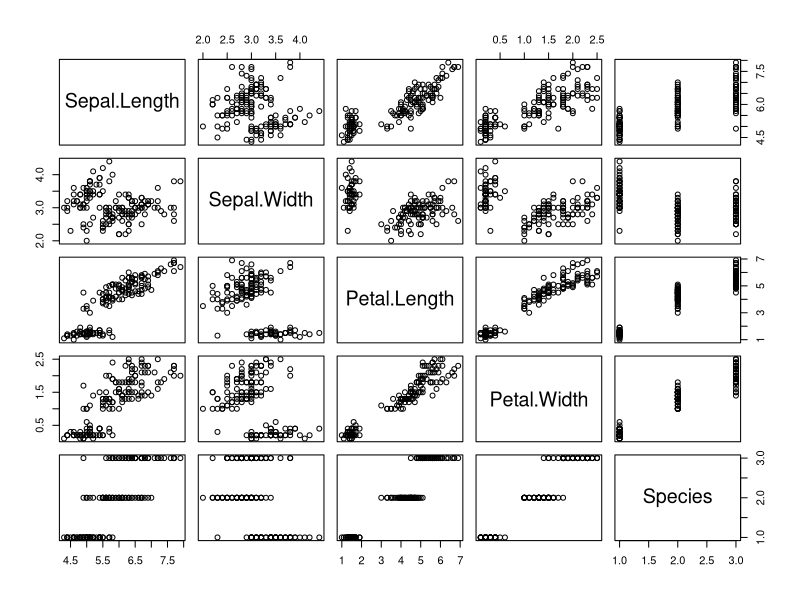
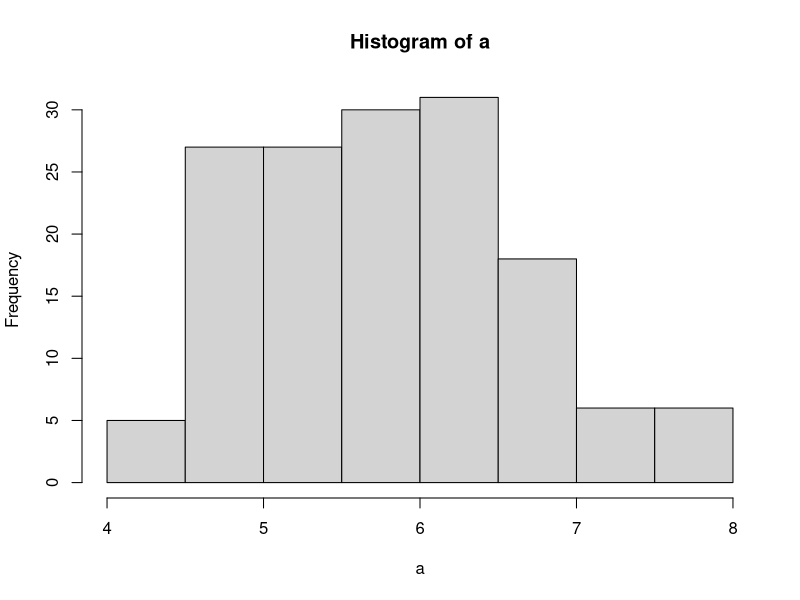
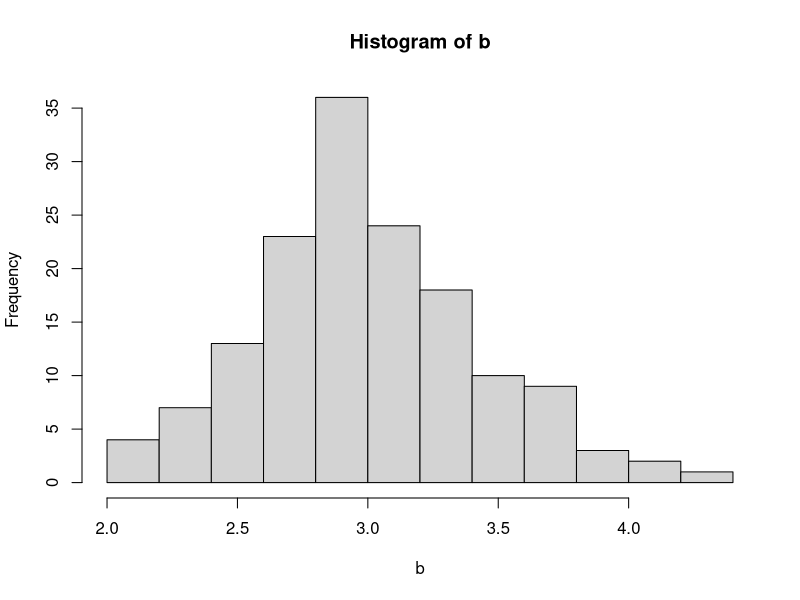
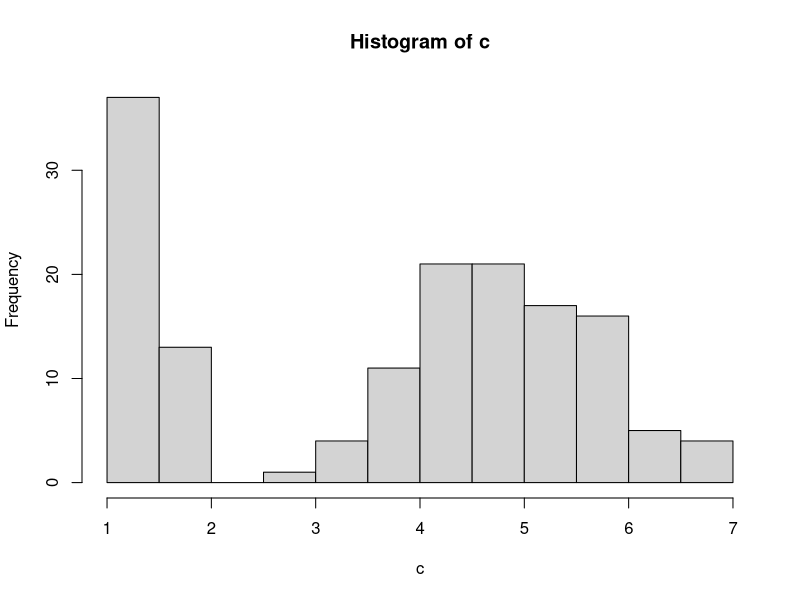
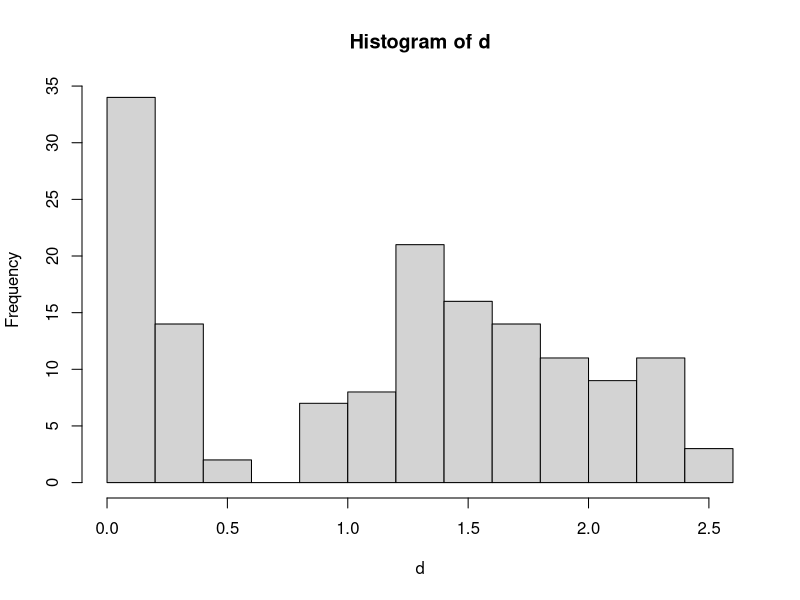
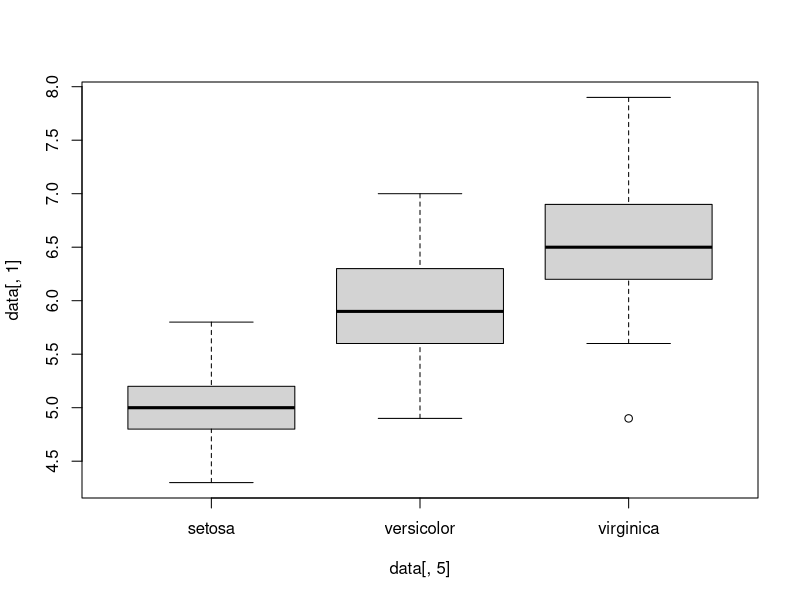
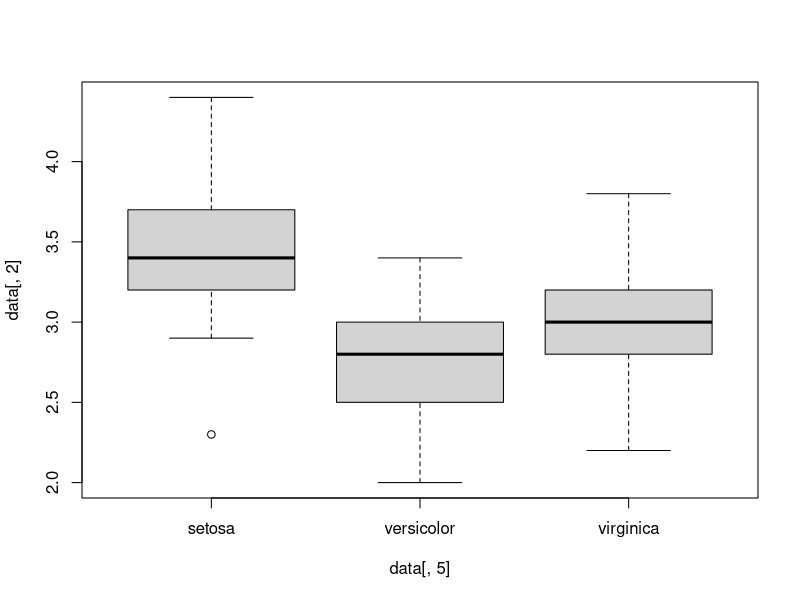
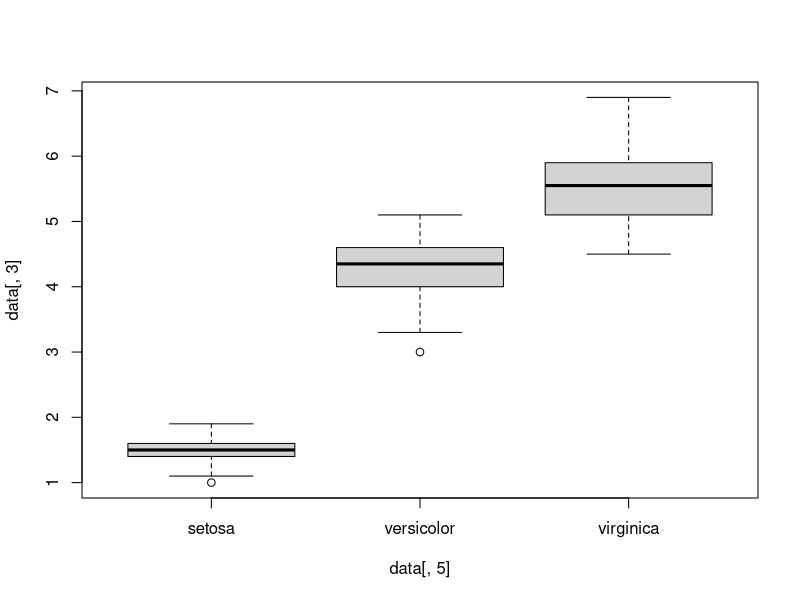

The R script that drew these images, in order:
iris

#1:
data = iris
nrow(iris)

#2: 
ncol(data)

#3: 
max(data[,1])
min(data[,1])
mean(data[,1])

max(data[,2])
min(data[,2])
mean(data[,2])

max(data[,3])
min(data[,3])
mean(data[,3])

max(data[,4])
min(data[,4])
mean(data[,4])

#4:
plot(iris)

#5:
a<-data[,1]
hist(a)

b<-data[,2]
hist(b)

c<-data[,3]
hist(c)

d<-data[,4]
hist(d)

#6:
boxplot(data[,1]~data[,5], data)
boxplot(data[,2]~data[,5], data)
boxplot(data[,3]~data[,5], data)
boxplot(data[,4]~data[,5], data)
boxplot(iris)

#7:
#col=ifelse(y>0,"blue","red")